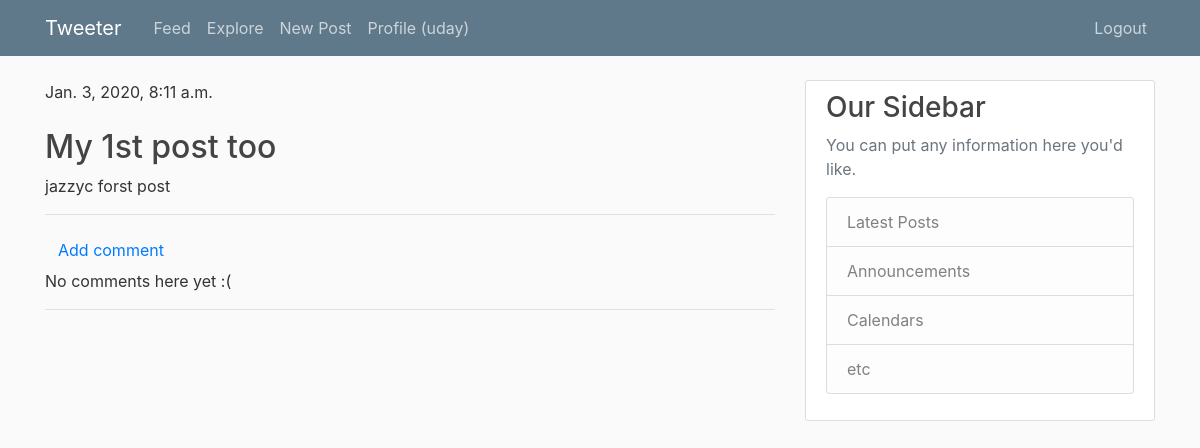
Page /post/2/ (signed in) on the committed database.
### codebase/models.py (models this page shows, shortened)
class Post(models.Model):
    user = models.ForeignKey(User, on_delete=models.CASCADE)
    title = models.CharField(max_length=50)
    content = models.TextField(blank=True)
    image = models.ImageField(blank=True,  upload_to='post_pics')
    date = models.DateTimeField(auto_now_add=True)

### codebase/views.py (the view)
# urls.py: path('post/<int:pk>/', views.post_detail, name='post_detail'),
@login_required
def post_detail(request, pk):
    if pk in [post.pk for post in Post.objects.filter(user__in=[following.user for following in Profile.objects.get(user=request.user).following.all()])]:
        post = get_object_or_404(Post, pk=pk)
    if pk in [post.pk for post in Post.objects.filter(user=request.user)]:
        post = get_object_or_404(Post, pk=pk)
    context = {
        'post': post,
        'comments': Comment.objects.filter(post=post)
    }
    return render(request, 'codebase/post_detail.html', context)

### codebase/templates/codebase/post_detail.html (shortened to what this page needs)
{% extends 'codebase/base.html' %}
{% block content %}
    <div class="post">
        {% if post.date %}
            <div class="date">
                {{ post.date }}
            </div>
        {% endif %}
        <a class="btn btn-default" href=#></a>
        <h2>{{ post.title }}</h2>
        <p>{{ post.content|linebreaksbr }}</p>
    </div>
    <hr>
    <a class="btn btn-default" href="{% url 'comment_add' pk=post.pk%}">Add comment</a>
	{% for comment in comments %}
    	<div class="comment">
        	<div class="date">{{ comment.date }}</div>
        	<strong>{{ comment.user }}</strong>
        	<p>{{ comment.comment|linebreaks }}</p>
    	</div>
	{% empty %}
    	<p>No comments here yet :(</p>
	{% endfor %}
	<hr>
{% endblock %}

### codebase/templates/codebase/base.html (shortened to what this page needs)
{% load static %}
<!doctype html>
<html lang="en">
  <head>
    <link rel="stylesheet" href="https://maxcdn.bootstrapcdn.com/bootstrap/4.0.0/css/bootstrap.min.css">
    <link rel="stylesheet" type="text/css" href="{% static "codebase/main.css" %}">
  </head>
  <body>
<header class="site-header">
        <nav class="navbar navbar-expand-md navbar-dark bg-steel fixed-top">
          <div class="container">
            <a class="navbar-brand mr-4" href="{% url 'feed' %}">Tweeter</a>
            <div class="collapse navbar-collapse" id="navbarToggle">
              <div class="navbar-nav mr-auto">
                {% if user.is_authenticated %}
                  <a class="nav-item nav-link" href="{% url 'feed' %}">Feed</a>
                  <a class="nav-item nav-link" href="{% url 'explore' %}">Explore</a>
                  <a class="nav-item nav-link" href="{% url 'post_new' %}">New Post</a>
                  {% if user.socialaccount_set.exists %}
                    <a class="nav-item nav-link" href="{% url 'profile' username=user.username %}">Profile ({{user.socialaccount_set.all.0.extra_data.name}})</a>
                  {% else %}
                    <a class="nav-item nav-link" href="{% url 'profile' username=user.username %}">Profile ({{user.username}})</a>
                  {% endif %}
                  </div>
                  <div class="navbar-nav">
                    <a class="nav-item nav-link" href="{% url 'logout' %}">Logout</a>
                {% else %}
                  </div>
                  <div class="navbar-nav">
                    <a class="nav-item nav-link" href="{% url 'login' %}">Login</a>
                    <a class="nav-item nav-link" href="{% url 'register' %}">Register</a>
                {% endif %}
              </div>
            </div>
          </div>
        </nav>
      </header>
      <main role="main" class="container">
            <div class="row">
              <div class="col-md-8">
                {% block content %}{% endblock %}
              </div>
              <div class="col-md-4">
                <div class="content-section">
                  <h3>Our Sidebar</h3>
                  <p class='text-muted'>You can put any information here you'd like.
                    <ul class="list-group">
                      <li class="list-group-item list-group-item-light">Latest Posts</li>
                      <li class="list-group-item list-group-item-light">Announcements</li>
                      <li class="list-group-item list-group-item-light">Calendars</li>
                      <li class="list-group-item list-group-item-light">etc</li>
                    </ul>
                  </p>
                </div>
              </div>
            </div>
          </main>
  </body>
</html>

### codebase/static/codebase/main.css (style rules this page uses)
body { background: #fafafa; color: #333333; margin-top: 5rem; }
h1, h2, h3, h4, h5, h6 { color: #444444; }
ul { margin: 0; }
.bg-steel { background-color: #5f788a; }
.site-header .navbar-nav .nav-link { color: #cbd5db; }
.content-section { background: #ffffff; padding: 10px 20px; border: 1px solid #dddddd; border-radius: 3px; margin-bottom: 20px; }

### rows in the picture
Post: date "Jan. 3, 2020, 8:11 a.m.", title "My 1st post too", content "jazzyc forst post"

### other values in the picture
{{ user.username }} "uday"
